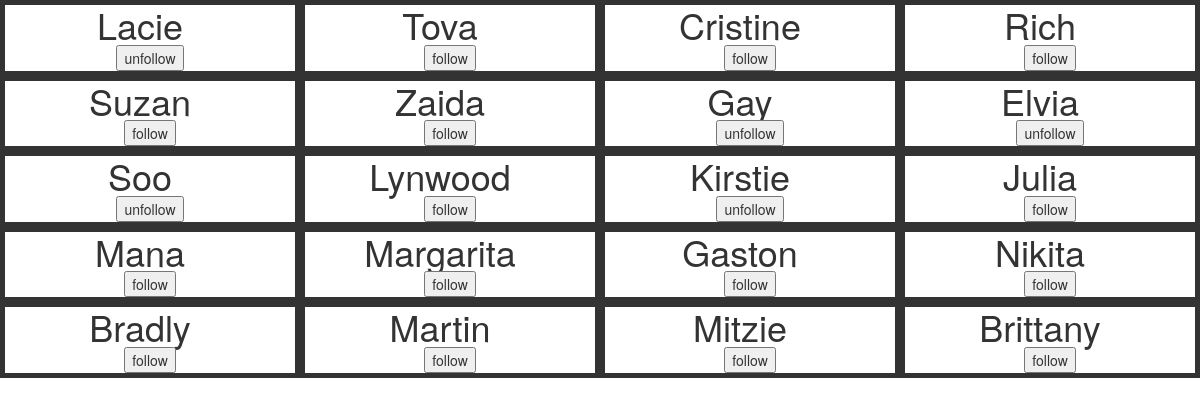
/navbar_pages/search_users.php (signed in), run on the app's committed database.
### tables this page shows
CREATE TABLE users (
  uid int(11) NOT NULL AUTO_INCREMENT,
  uname varchar(45) NOT NULL,
  upass varchar(45) NOT NULL,
  PRIMARY KEY (uid)
);

### global.php (called while the page is built, shortened)
<?php
function resultToArray($result) {
    $rows = array();
    while($row = $result->fetch_assoc()) {
        $rows[] = $row;
    }
    return $rows;
}
function check_following($other_user){
  $sql = '
  select count(*) as "num" from followers WHERE follower_id = '.$_SESSION['uid'].' and followed_id = '.$other_user.';
  ';
    if ($result = $GLOBALS['db']->query($sql)) {
      $num = $result->fetch_array(MYSQLI_ASSOC)['num'];
    }
    return $num;
}
function getUsers() {
  $sql='select uname, uid from users;';
  $result = $GLOBALS['db']->query($sql);
  $return_val =  resultToArray($result);
  return $return_val;
}
?>

### navbar_pages/search_users.php (the view, shortened to what this page needs)
<?php
include '..\global.php';
 ?>
 <!DOCTYPE html>
 <html>
 <head>
   <link rel="stylesheet" href="https://maxcdn.bootstrapcdn.com/bootstrap/3.3.7/css/bootstrap.min.css">
 </head>
 <body>
         <?php
         $users = getUsers();
         foreach($users as $val) {
           $user = $val['uname'];
           $uid = $val['uid'];
           $following = check_following($uid);
           if ($following == 1){
             $follow = "unfollow";
           } else {
             $follow = "follow";
           }
           $html = '
             <div class="w3-card-4 tweet_card" id="user_'.$uid.'" style="float: left; border-style: solid; border-width: 5px; width: 25%; text-align: center;">
                 <header class="w3-container w3-blue">
                 <h1 style="display:inline">'.$user.'</h1>
                 <form action="search_users.php" method="post" class="tweet_like">
                    <input type="hidden" name="act" value="'.$follow.'" />
                    <input type="hidden" name="uid" value="'.$uid.'" />
                    <input type="submit" value="'.$follow.'">
                 </form>
               </header>
             </div>';
           echo $html;
         };
         ?>
 </body>
 </html>

### data on the page
users: uname "Lacie"
users: $uid 2 (drawn), uname "Tova"
users: uname "Cristine"
users: uname "Rich"
users: $uid 5 (drawn), uname "Suzan"
users: uname "Zaida"
users: uname "Gay"
users: uname "Elvia"
users: uname "Soo"
users: uname "Lynwood"
users: uname "Kirstie"
users: uname "Julia"
users: uname "Mana"
users: uname "Margarita"
users: uname "Gaston"
users: uname "Nikita"
users: uname "Bradly"
users: uname "Martin"
users: uname "Mitzie"
users: uname "Brittany"
